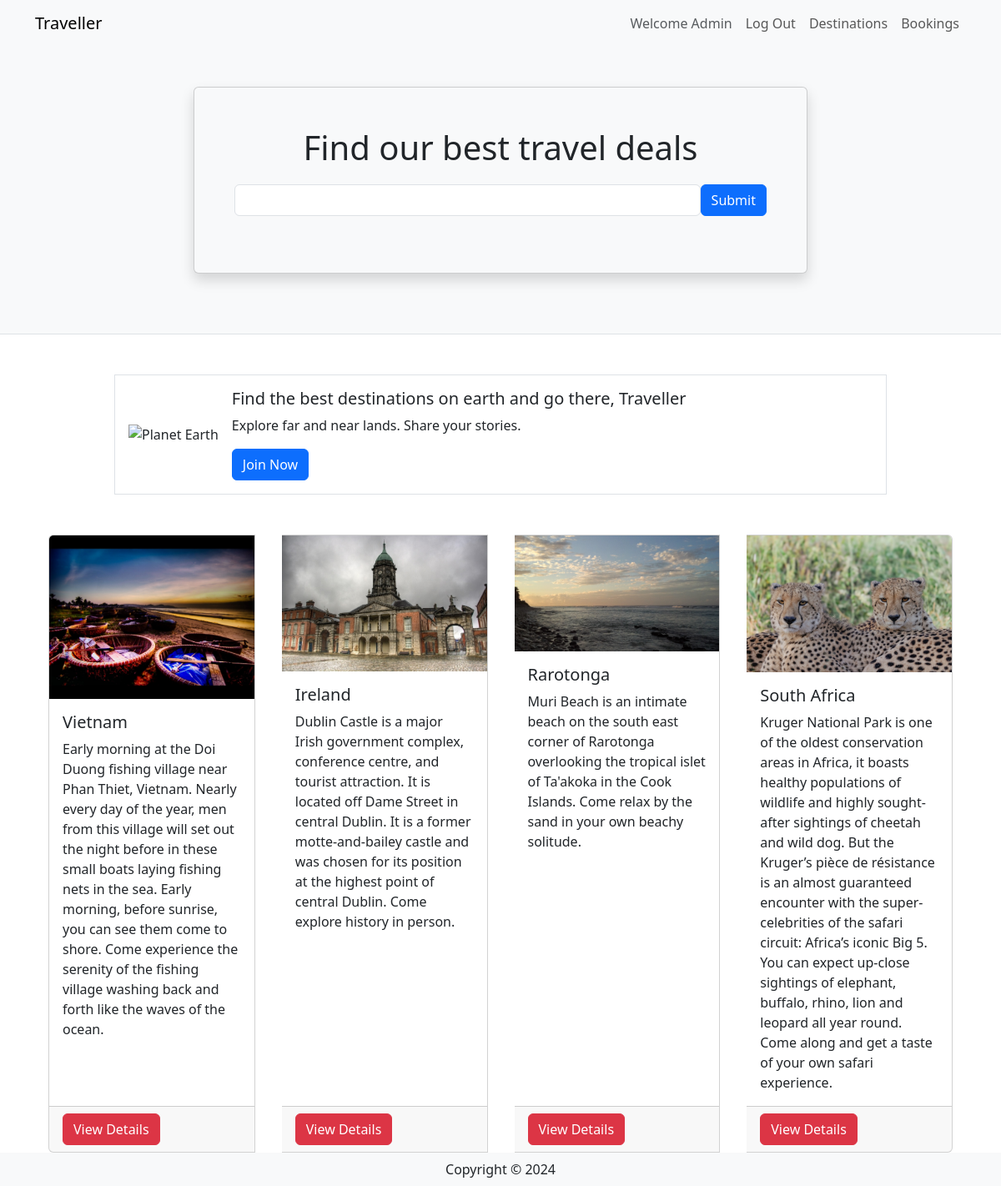
The page / (signed in) on the database its author committed.
### travel/models.py (models this page shows, shortened)
class User(db.Model, UserMixin):
    __tablename__ = 'users'
    id = db.Column(db.Integer, primary_key=True)
    name = db.Column(db.String(100), index=True, unique=True, nullable=False)
    emailid = db.Column(db.String(100), index=True, nullable=False)
    password_hash = db.Column(db.String(255), nullable=False)
    comments = db.relationship('Comment', backref='user')

class Destination(db.Model):
    __tablename__ = 'destinations'
    id = db.Column(db.Integer, primary_key=True)
    name = db.Column(db.String(80))
    description = db.Column(db.String(200))
    image = db.Column(db.String(400))
    currency = db.Column(db.String(3))
    comments = db.relationship('Comment', backref='destination')

### travel/views.py (the view)
@mainbp.route('/')
def index():
    destinations = db.session.scalars(db.select(Destination)).all()
    return render_template('index.html', destinations=destinations)

### travel/templates/index.html
{% extends 'base.html' %}
{% block header %}
      <div class="container">
         <div class="row justify-content-center mt-5 pb-4">
            <div class="col-md-8">
               <div class="card shadow p-5 mb-5 bg-light">
                  <h1 class="text-center mb-3">Find our best travel deals</h1>
                  <form class="form-inline d-flex flex-nowrap" action="{{url_for('main.search')}}" >
                     <input type="text" name="search" class="form-control flex-grow-1 my-1 mr-sm-2" id="SearchForm">
                     <button type="submit" class="flex-shrink-1 btn btn-primary my-1">Submit</button>
                   </form>
               </div>
            </div>
         </div>
      </div>
{% endblock %}
{% block content %}
      <div class="container">
         <div class="row mt-5 mb-5 justify-content-center">
            <div class="col-md-10">
               <div class="media border p-3 d-flex justify-content-start">
                  <img class="align-self-center me-3" style="max-width:120px"
                     src="https://upload.wikimedia.org/wikipedia/commons/thumb/2/22/Earth_Western_Hemisphere_transparent_background.png/600px-Earth_Western_Hemisphere_transparent_background.png"
                     alt="Planet Earth">
                  <div class="align-self-center media-body">
                     <h5 class="mt-0">Find the best destinations on earth and go there, Traveller</h5>
                     <p class="d-none d-sm-block">Explore far and near lands. Share your stories.</p>
                     <a href="#" class="btn btn-primary">Join Now</a>
                  </div>
               </div>
            </div>
         </div>
         <div class="card-group">
            {% for destination in destinations %}
            <div class="card mx-3">
               <img class="card-img-top"
                  src="{{ destination.image }}" alt="destination picture">
               <div class="card-body">
                  <h5 class="card-title">{{ destination.name }}</h5>
                  <p class="card-text">{{ destination.description }}</p>
               </div>
               <div class="card-footer"><a href="{{ url_for('destination.show', id=destination.id) }}" class ="btn btn-danger"> View Details </a></div>
            </div>
            {% endfor %}
         </div>
      </div>
{% endblock %}

### travel/templates/base.html (shortened to what this page needs)
<html>
<head>
   <link href="https://cdn.jsdelivr.net/npm/bootstrap@5.3.2/dist/css/bootstrap.min.css" rel="stylesheet">
</head>
<body>
   <header class="bg-light border-bottom">
      <nav class="navbar navbar-expand-lg navbar-light bg-light">
         <div class="container">
            <a href="/" class="navbar-brand">Traveller</a>
            <div class="collapse navbar-collapse justify-content-end" id="navbarSupportedContent">
               <div class="navbar-nav ml-auto">
                  {% if current_user.is_authenticated %}
                     <a class="nav-item nav-link disabled text-muted" href="#">Welcome {{current_user.name}}</a>
                     <a class="nav-item nav-link" href="{{ url_for('auth.logout') }}">Log Out</a>
                  {% else %}
                     <a class="nav-item nav-link" href="{{ url_for('auth.register') }}">Register</a>
                     <a class="nav-item nav-link" href="{{ url_for('auth.login') }}">Log In</a>
                  {% endif %}
                  <a class="nav-item nav-link" href="{{ url_for('destination.create') }}">Destinations</a>
                  <a class="nav-item nav-link" href="#">Bookings</a>
               </div>
            </div>
         </div>
      </nav>
      {% block header %}
      {% endblock %}
   </header>
   {% block content %}
   {% endblock %}
    <footer class="footer">
        <div class="text-center py-2 bg-light">
            <span class="text-dark">Copyright &copy; {{ year }}</span>
        </div>
    </footer>
   </body>
</html>

### rows shown on the page
User: name "Admin"
Destination: image (picture), name "Vietnam", description "Early morning at the Doi Duong fishing village near Phan Thiet, Vietnam. Nearly every day of the year, men from this village will set out the night before in these small boats laying fishing nets in the sea. Early morning, before sunrise, you can see them come to shore. Come experience the serenity of the fishing village washing back and forth like the waves of the ocean."
Destination: image (picture), name "Ireland", description "Dublin Castle is a major Irish government complex, conference centre, and tourist attraction. It is located off Dame Street in central Dublin. It is a former motte-and-bailey castle and was chosen for its position at the highest point of central Dublin. Come explore history in person."
Destination: image (picture), name "Rarotonga", description "Muri Beach is an intimate beach on the south east corner of Rarotonga overlooking the tropical islet of Ta'akoka in the Cook Islands. Come relax by the sand in your own beachy solitude."
Destination: image (picture), name "South Africa", description "Kruger National Park is one of the oldest conservation areas in Africa, it boasts healthy populations of wildlife and highly sought-after sightings of cheetah and wild dog. But the Kruger’s pièce de résistance is an almost guaranteed encounter with the super-celebrities of the safari circuit: Africa’s iconic Big 5. You can expect up-close sightings of elephant, buffalo, rhino, lion and leopard all year round. Come along and get a taste of your own safari experience."
